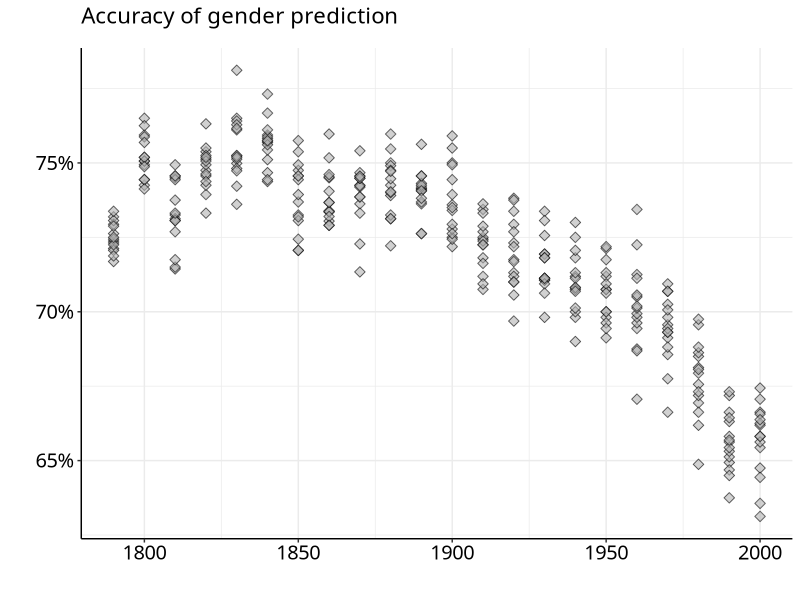
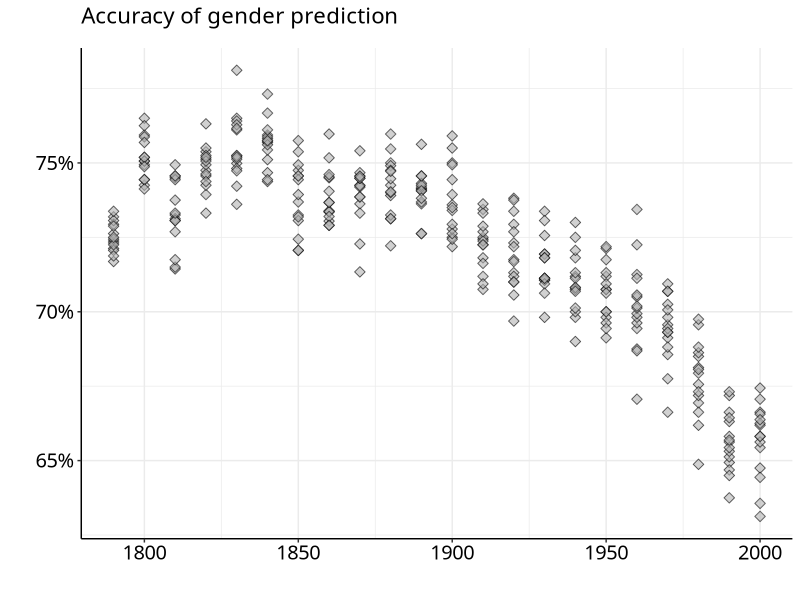

R code for these plots, in order:
# Predictive accuracy by decade

library(scales)
library(ggplot2)
library(dplyr)

this.dir <- dirname(parent.frame(2)$ofile)
setwd(this.dir)

d2 <- read.csv('../dataforR/decade_optimums.tsv', sep = '\t')
library(ggplot2)
library(scales)

p <- ggplot(d2, aes(x = decade, y = accuracy)) + 
  geom_point(color = 'black', alpha = 0.6, shape = 23, fill = 'gray70', size = 2.5) +
  scale_y_continuous('', labels = percent) +
  xlab('') + ggtitle('Accuracy of gender prediction') +
  theme_bw() + 
  theme(text = element_text(size = 18, family = "Avenir Next Medium"), panel.border = element_blank()) +
  theme(axis.line = element_line(color = 'black'),
        axis.text = element_text(color = 'black'),
        plot.title = element_text(margin = margin(b = 14), size = 16))

tiff("../images/C4Fig1accuracy.tiff", height = 6, width = 9, units = 'in', res=400)
plot(p)
dev.off()
plot(p)